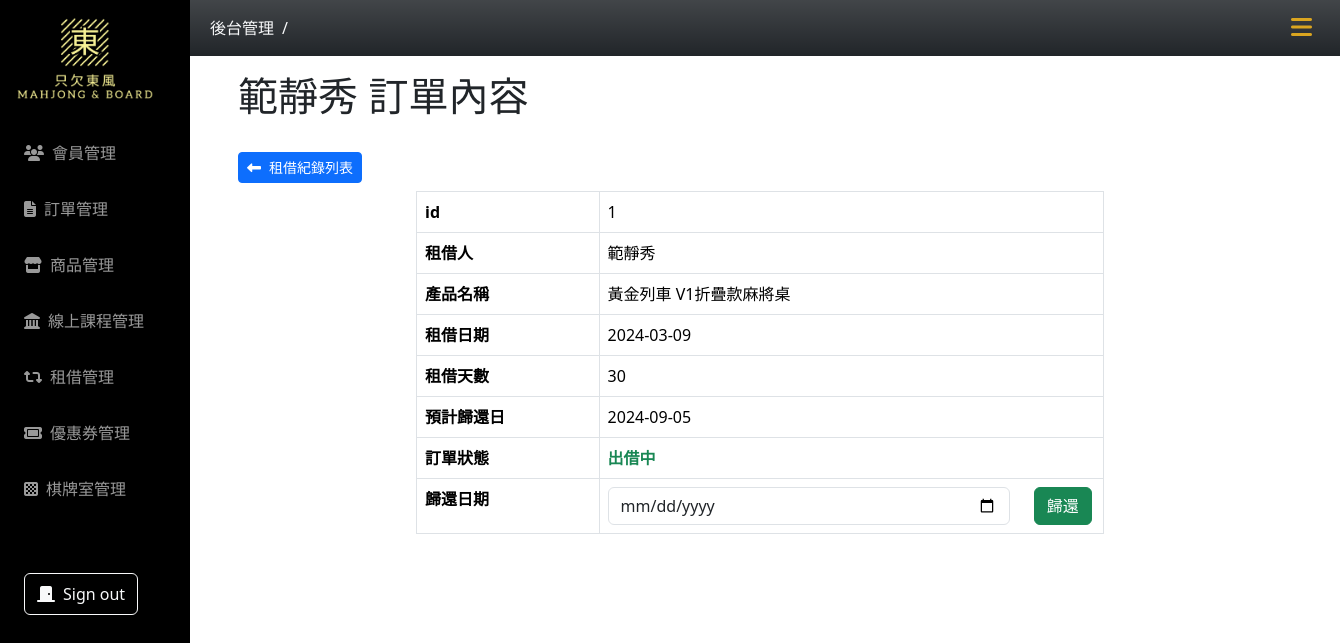
Page /rent/rent-record.php on the committed database.
### tables this page shows
CREATE TABLE `rent_record` (
  `id` int(5) UNSIGNED NOT NULL,
  `user_id` int(5) UNSIGNED NOT NULL,
  `product_id` int(5) UNSIGNED NOT NULL,
  `order_date` datetime NOT NULL,
  `rental_date` date NOT NULL,
  `due_date` date NOT NULL,
  `return_date` date DEFAULT NULL,
  `fine` int(5) DEFAULT NULL,
  `status` int(3) UNSIGNED NOT NULL DEFAULT 1
);

CREATE TABLE `users` (
  `id` int(11) NOT NULL,
  `valid` varchar(10) NOT NULL,
  `username` varchar(50) NOT NULL,
  `account` varchar(50) NOT NULL,
  `password` varchar(255) NOT NULL,
  `city` varchar(20) NOT NULL,
  `Address` varchar(100) NOT NULL,
  `phone` text DEFAULT NULL,
  `email` varchar(50) NOT NULL,
  `birth` varchar(100) NOT NULL,
  `gender` varchar(255) NOT NULL,
  `update_at` timestamp NOT NULL DEFAULT current_timestamp(),
  `created_at` timestamp NOT NULL DEFAULT current_timestamp()
);

CREATE TABLE `rent_product` (
  `id` int(5) UNSIGNED NOT NULL,
  `name` varchar(100) NOT NULL,
  `category_id` int(10) NOT NULL,
  `content` varchar(1000) NOT NULL,
  `img` varchar(100) NOT NULL,
  `quantity` int(4) NOT NULL,
  `quantity_available` int(4) NOT NULL,
  `rent_price_category_id` int(3) NOT NULL,
  `price` int(6) NOT NULL,
  `create_at` date NOT NULL,
  `update_at` date DEFAULT NULL,
  `valid` tinyint(1) NOT NULL DEFAULT 1
);

CREATE TABLE `rent_price_category` (
  `id` int(10) UNSIGNED NOT NULL,
  `range` varchar(20) NOT NULL,
  `rent_price` int(6) NOT NULL,
  `rent_day` int(6) NOT NULL
);

### rent/rent-record.php (the view, shortened to what this page needs)
<?php
require_once("../db_connect_mahjong.php");
if (!isset($_GET["id"])) {
    $id = 1;
} else {
    $id = $_GET["id"];
}
$sql = "SELECT rent_record.*,
users.username AS user_name,
rent_product.name AS rent_product_name,
rent_product.price,
rent_product.rent_price_category_id,
rent_price_category.rent_price,
rent_price_category.rent_day
FROM rent_record JOIN users ON users.id = rent_record.user_id JOIN rent_product ON rent_record.product_id = rent_product.id JOIN rent_price_category ON rent_product.rent_price_category_id = rent_price_category.id WHERE rent_record.id = $id";
$result = $conn->query($sql);
$row = $result->fetch_assoc();
$title = $row["user_name"] . " 訂單內容";
?>
<!doctype html>
<html lang="en">
<head>
    <?php include("../css-mahjong.php"); ?>
</head>
<body>
    <?php include("../nav.php") ?>
    <div class="container main-content px-5">
        <h1 class="fw-semibord py-3"><?= $title ?></h1>
        <a href="rent-record-list.php" class="btn btn-primary btn-sm my-2"><i class="fa-solid fa-left-long me-2"></i>租借紀錄列表</a>
        <div class="row justify-content-center">
            <div class="col-8">
                <table class="table table-bordered">
                    <tr>
                        <th>id</th>
                        <td><?= $row["id"] ?></td>
                    </tr>
                    <tr>
                        <th>租借人</th>
                        <td><?= $row["user_name"] ?></td>
                    </tr>
                    <tr>
                        <th>產品名稱</th>
                        <td><?= $row["rent_product_name"] ?></td>
                    </tr>
                    <tr>
                        <th>租借日期</th>
                        <td><?= $row["rental_date"] ?></td>
                    </tr>
                    <tr>
                        <th>租借天數</th>
                        <td><?= $row["rent_day"] ?></td>
                    </tr>
                    <tr>
                        <th>預計歸還日</th>
                        <td><?= $row["due_date"] ?></td>
                    </tr>
                    <tr>
                        <th>訂單狀態</th>
                        <td class="<?php
                                    switch ($row["status"]) {
                                        case 1:
                                            echo "text-success";
                                            break;
                                    }
                                    ?> fw-semibold"><?php switch ($row["status"]) {
                                                        case 1:
                                                            echo "出借中";
                                                            break;
                                                    } ?></td>
                    </tr>
                    <?php if ((int)$row["status"] === 2) : ?>
                        <tr>
                            <th>罰金試算(當日)</th>
                            <td class="text-danger"><?php
                                                    $now = date('Y-m-d');
                                                    $now = new DateTime($now);
                                                    $due_date = new DateTime($row["due_date"]);
                                                    $interval = $due_date->diff($now);
                                                    $days = $interval->days;
                                                    $fine = $days / $row["rent_day"] * $row["rent_price"];
                                                    if (ceil($fine) <= $row["price"]) {
                                                        $fine = ceil($fine);
                                                        echo  $fine;
                                                    } else {
                                                        $fine = $row["price"];
                                                        echo $fine;
                                                    }
                                                    ?></td>
                        </tr>
                        <tr>
                            <th>歸還日期</th>
                            <td>
                                <form action="doReturn.php" method="post">
                                    <div class="row">
                                        <div class="col-10">
                                            <input type="hidden" name="id" value="<?= $row["id"] ?>">
                                            <input type="date" name="return-date" class="form-control" id="returnDate">
                                            <input type="hidden" name="fine" id="fine">
                                        </div>
                                        <div class="col-2">
                                            <button type="submit" class="btn btn-success">歸還</button>
                                        </div>
                                    </div>
                                </form>
                            </td>
                        </tr>
                    <?php else : ?>
                        <tr>
                            <th>歸還日期</th>
                            <td>
                                <?php if ($row["return_date"] !== null) : ?>
                                    <?= $row["return_date"] ?>
                                <?php else : ?>
                                    <form action="doReturn.php" method="post">
                                        <div class="row">
                                            <div class="col-10">
                                                <input type="date" name="return-date" class="form-control" id="returnDate">
                                            </div>
                                            <div class="col-2">
                                                <button type="submit" class="btn btn-success">歸還</button>
                                            </div>
                                        </div>
                                    </form>
                                <?php endif; ?>
                            </td>
                        </tr>
                    <?php endif; ?>
                </table>
            </div>
        </div>
    </div>
</body>
</html>

### css-mahjong.php (style rules this page uses)
:root { --aside-width: 190px; --header-nav-height: 56px; }
.main-content { margin: 0 0 0 var(--aside-width); padding-top: var(--header-nav-height); }

### rows in the picture
rent_record: user.username "範靜秀 訂單內容", id "1", user.username "範靜秀", rent_product.name "黃金列車 V1折疊款麻將桌", rental_date "2024-03-09", rent_price_category.rent_day "30", due_date "2024-09-05"
